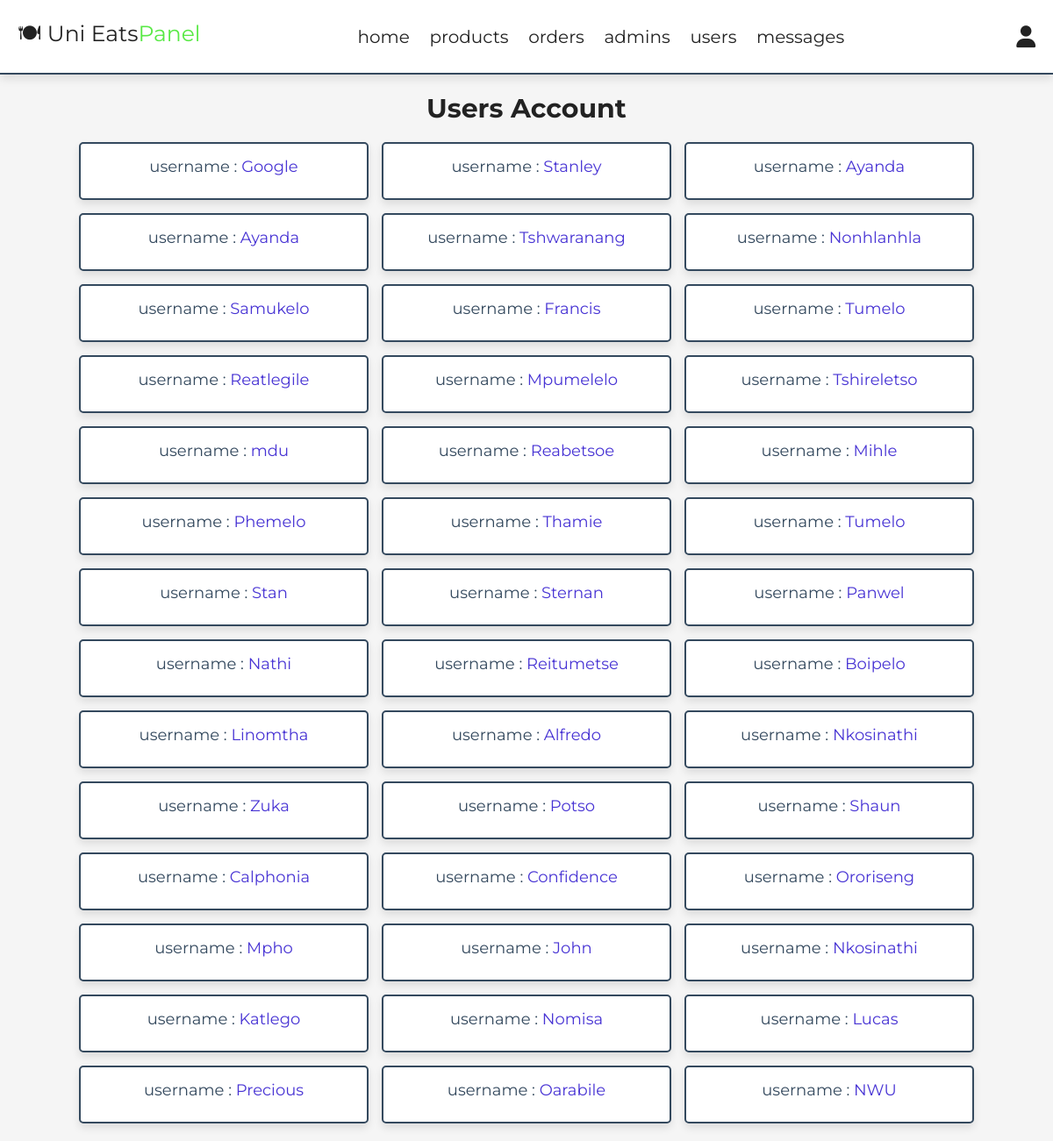
The app's page /admin/user_accounts.php (signed in) with its own data.
### tables this page shows
CREATE TABLE `users` (
  `id` int(11) NOT NULL,
  `User_Num` int(8) NOT NULL,
  `User_type` varchar(15) NOT NULL,
  `Name` varchar(30) NOT NULL,
  `Surname` varchar(30) NOT NULL,
  `Email_Add` varchar(50) NOT NULL,
  `Phone_Number` varchar(15) NOT NULL,
  `Ress_Add` varchar(60) NOT NULL,
  `Password_hash` varchar(255) NOT NULL,
  `OTP_hash` varchar(65) NOT NULL,
  `OTP_expiry` datetime NOT NULL,
  `Acc_activation_hash` varchar(64) NOT NULL,
  `Reset_token_hash` varchar(64) NOT NULL,
  `Reset_token_expires_at` datetime NOT NULL
);

### admin/user_accounts.php (the view, shortened to what this page needs)
<?php
include '../elements/dbconnect.php';
?>
<!DOCTYPE html>
<html lang="en">
<head>
   <link rel="stylesheet" href="https://cdnjs.cloudflare.com/ajax/libs/font-awesome/6.1.1/css/all.min.css">
   <link rel="stylesheet" href="admin_style.css">
</head>
<body>
<?php include '../elements/admin_header.php' ?>
<section class="accounts">
   <h1 class="heading">users account</h1>
   <div class="box-container">
   <?php
      $select_account = $conn->prepare("SELECT * FROM `users`");
      $select_account->execute();
      $result = $select_account->get_result();
      if($result->num_rows > 0){
         while($fetch_accounts = $result->fetch_assoc()){
   ?>
   <div class="box">
      <p> username : <span><?= $fetch_accounts['Name']; ?></span> </p>
   </div>
   <?php
         }
      }else{
         echo '<p class="empty">no accounts available</p>';
      }
   ?>
   </div>
</section>
</body>
</html>

### admin/admin_style.css (style rules this page uses)
:root { --main-color:#4834d4; --red:#e74c3c; --orange:#f39c12; --black:#34495e; --white:#fff; --light-bg:#f5f5f5; --light-color:#999; --border:.2rem solid var(--black); --box-shadow:0 .5rem 1rem rgba(0,0,0,.1); }
* { font-family: 'Montserrat', sans-serif; margin:0; padding:0; box-sizing: border-box; text-decoration: none; outline: none; border:none; }
html { font-size: 62.5%; overflow-x: hidden; }
body { background-color: var(--light-bg); }
section { max-width: 1200px; margin:0 auto; padding:2rem; }
.heading { text-align: center; margin-bottom: 2rem; text-transform: capitalize; color:#222; font-size: 3rem; }
.accounts .box-container { display: grid; grid-template-columns: repeat(auto-fit, 33rem); gap:1.5rem; justify-content: center; align-items: flex-start; }
.accounts .box-container .box { background-color: var(--white); border-radius: .5rem; box-shadow: var(--box-shadow); border:var(--border); padding:2rem; padding-top: 1rem; text-align: center; }
.accounts .box-container .box p { padding: .5rem 0; font-size: 1.8rem; color:var(--black); }
.accounts .box-container .box p span { color:var(--main-color); }

### records on screen
users: Name "Google"
users: Name "Stanley"
users: Name "Ayanda"
users: Name "Ayanda"
users: Name "Tshwaranang"
users: Name "Nonhlanhla"
users: Name "Samukelo"
users: Name "Francis"
users: Name "Tumelo"
users: Name "Reatlegile"
users: Name "Mpumelelo"
users: Name "Tshireletso"
users: Name "mdu"
users: Name "Reabetsoe"
users: Name "Mihle"
users: Name "Phemelo"
users: Name "Thamie"
users: Name "Tumelo"
users: Name "Stan"
users: Name "Sternan"
users: Name "Panwel"
users: Name "Nathi"
users: Name "Reitumetse"
users: Name "Boipelo"
users: Name "Linomtha"
users: Name "Alfredo"
users: Name "Nkosinathi"
users: Name "Zuka"
users: Name "Potso"
users: Name "Shaun"
users: Name "Calphonia"
users: Name "Confidence"
users: Name "Ororiseng"
users: Name "Mpho"
users: Name "John"
users: Name "Nkosinathi"
users: Name "Katlego"
users: Name "Nomisa"
users: Name "Lucas"
users: Name "Precious"
users: Name "Oarabile"
users: Name "NWU"
